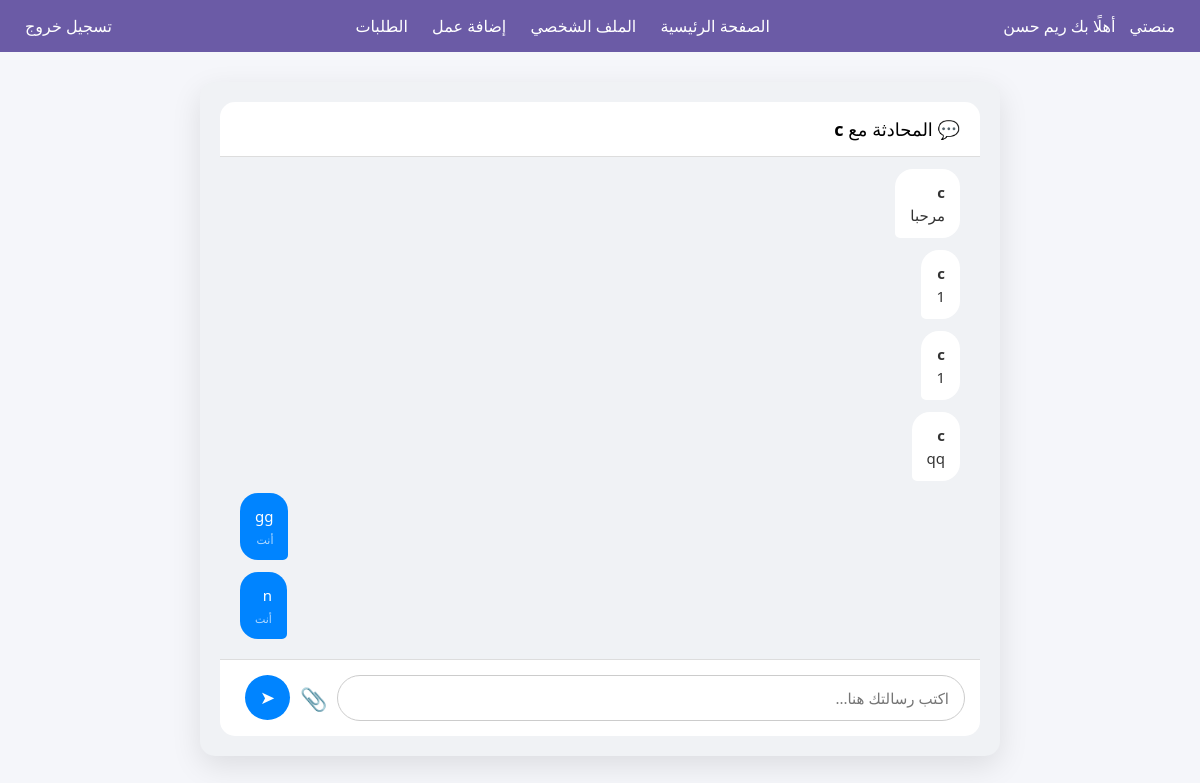
/chat/9 (signed in), run on the app's committed database.
### tables this page shows
CREATE TABLE users (
            id INTEGER PRIMARY KEY AUTOINCREMENT,
            username TEXT NOT NULL,
            email TEXT NOT NULL,
            password TEXT NOT NULL,
            role TEXT NOT NULL
        , active INTEGER DEFAULT 1, bio TEXT DEFAULT '', portfolio TEXT DEFAULT '', specialty TEXT DEFAULT '', work_type TEXT DEFAULT '', analysis_result TEXT, avatar TEXT DEFAULT NULL);

CREATE TABLE chat_messages (
    id INTEGER PRIMARY KEY AUTOINCREMENT,
    request_id INTEGER NOT NULL,
    sender_id INTEGER NOT NULL,
    message TEXT NOT NULL,
    created_at TIMESTAMP DEFAULT CURRENT_TIMESTAMP
, image_path TEXT);

### app/chat/routes.py (the view, shortened to what this page needs)
@chat_bp.route('/chat/<int:request_id>', methods=['GET', 'POST'])
def chat(request_id):
    if 'user_id' not in session:
        flash("يرجى تسجيل الدخول")
        return redirect(url_for('auth.login'))
    conn = sqlite3.connect(Config.DATABASE)
    conn.row_factory = sqlite3.Row
    req = conn.execute('SELECT * FROM requests WHERE id=?', (request_id,)).fetchone()
    if not req or req['status'] != 'مقبول':
        conn.close()
        flash('لا يمكن فتح المحادثة')
        return redirect(url_for('home.home'))
    if session['user_id'] not in (req['client_id'], req['designer_id']):
        conn.close()
        flash('غير مسموح')
        return redirect(url_for('home.home'))
    if session['user_id'] == req['client_id']:
        other = conn.execute('SELECT username FROM users WHERE id=?', (req['designer_id'],)).fetchone()
    else:
        other = conn.execute('SELECT username FROM users WHERE id=?', (req['client_id'],)).fetchone()
    messages = conn.execute("""
        SELECT cm.*, u.username
        FROM chat_messages cm
        JOIN users u ON cm.sender_id = u.id
        WHERE cm.request_id=?
        ORDER BY cm.id ASC
    """, (request_id,)).fetchall()
    conn.close()
    return render_template('chat/chat.html', messages=messages, other_user_name=other['username'])

### app/chat/templates/chat/chat.html (shortened to what this page needs)
{% extends 'base.html' %}
{% block content %}
<div class="chat-container">
    <div class="chat-header">
        💬 المحادثة مع <strong>{{ other_user_name }}</strong>
    </div>
    <div class="chat-messages" id="chatBox">
        {% for msg in messages %}
            {% if msg['sender_id'] == session['user_id'] %}
                <div class="message-row me">
                    <div class="message-bubble me">
                        {{ msg['message'] }}
                        <span class="time">أنت</span>
                    </div>
                </div>
            {% else %}
                <div class="message-row other">
                    <div class="message-bubble other">
                        <strong>{{ msg['username'] }}</strong><br>
                        {{ msg['message'] }}
                    </div>
                </div>
            {% endif %}
        {% endfor %}
    </div>
    <form method="POST" enctype="multipart/form-data" class="chat-input">
        <input type="text" name="message" placeholder="اكتب رسالتك هنا..." autocomplete="off">
        <label for="imageInput" class="image-upload-btn">📎</label>
        <button type="submit">➤</button>
   </form>
</div>
{% endblock %}

### app/templates/base.html (shortened to what this page needs)
<!DOCTYPE html>
<html lang="ar">
<head>
    <link rel="stylesheet" href="{{ url_for('static', filename='style.css') }}">
</head>
<body>
<nav class="navbar">
    <div class="navbar-container">
        <div class="nav-left">
            <a href="/" class="logo">منصتي</a>
            {% if session.get('username') %}
                <span>أهلًا بك {{ session.get('username') }}</span>
            {% else %}
                <span>أهلًا بك زائر</span>
            {% endif %}
        </div>
        <div class="nav-center">
            <a href="{{ url_for('home.home') }}">الصفحة الرئيسية</a>
            {% if session.get('role') == 'designer' %}
                <a href="{{ url_for('designer.profile') }}">الملف الشخصي</a>
            {% endif %}
            {% if session.get('role') == 'designer' %}
                <a href="{{ url_for('designer.add_design') }}">إضافة عمل</a>
                <a href="{{ url_for('designer.designer_requests') }}">الطلبات</a>
            {% endif %}
        </div>
        <div class="nav-right">
            {% if not session.get('role') %}
                <a href="{{ url_for('auth.login') }}" class="btn-logout">تسجيل دخول</a>
            {% else %}
                <a href="{{ url_for('auth.logout') }}">تسجيل خروج</a>
            {% endif %}
        </div>
    </div>
</nav>
<main>
    {% block content %}{% endblock %}
</main>
</body>
</html>

### app/static/style.css (style rules this page uses)
* { margin: 0; padding: 0; box-sizing: border-box; font-family: 'Segoe UI', Tahoma, Geneva, Verdana, sans-serif; }
body { direction: rtl; background-color: #f5f6fa; }
.navbar { background: #6b5ba6; padding: 15px; color: #fff; }
.navbar-container { display: flex; justify-content: space-between; align-items: center; }
.navbar a { color: #fff; margin: 0 10px; text-decoration: none; }
.chat-container { max-width: 700px; margin: 30px auto; background: #f9f9f9; padding: 20px; border-radius: 10px; }

### app/chat/templates/chat/chat.html (style rules this page uses)
.chat-container { max-width: 800px; margin: 30px auto; background: #f0f2f5; border-radius: 15px; display: flex; flex-direction: column; height: 80vh; box-shadow: 0 10px 30px rgba(0,0,0,0.1); }
.chat-header { padding: 15px 20px; background: #fff; border-bottom: 1px solid #ddd; border-radius: 15px 15px 0 0; font-size: 18px; }
.chat-messages { flex: 1; padding: 20px; overflow-y: auto; display: flex; flex-direction: column; gap: 12px; }
.image-upload-btn { cursor: pointer; font-size: 22px; padding: 0 10px; display: flex; align-items: center; }
.message-row { display: flex; }
.message-row.me { justify-content: flex-end; }
.message-row.other { justify-content: flex-start; }
.message-bubble { max-width: 70%; padding: 12px 15px; border-radius: 18px; font-size: 15px; line-height: 1.5; word-wrap: break-word; }
.message-bubble.me { background: #0084ff; color: #fff; border-bottom-right-radius: 5px; }
.message-bubble.other { background: #fff; color: #333; border-bottom-left-radius: 5px; }
.time { display: block; font-size: 11px; opacity: 0.7; margin-top: 4px; }
.chat-input { display: flex; padding: 15px; background: #fff; border-top: 1px solid #ddd; border-radius: 0 0 15px 15px; }
.chat-input input[type=text] { flex: 1; padding: 12px 15px; border-radius: 25px; border: 1px solid #ccc; outline: none; font-size: 15px; }
.chat-input button { margin-left: 10px; width: 45px; height: 45px; border-radius: 50%; border: none; background: #0084ff; color: #fff; font-size: 18px; cursor: pointer; }

### data on the page
users: get "ريم حسن"
chat_messages: username "c", message "مرحبا"
chat_messages: username "c", message "1"
chat_messages: username "c", message "1"
chat_messages: username "c", message "qq"
chat_messages: message "gg"
chat_messages: message "n"

### other printed values
{{ other_user_name }} "c"
